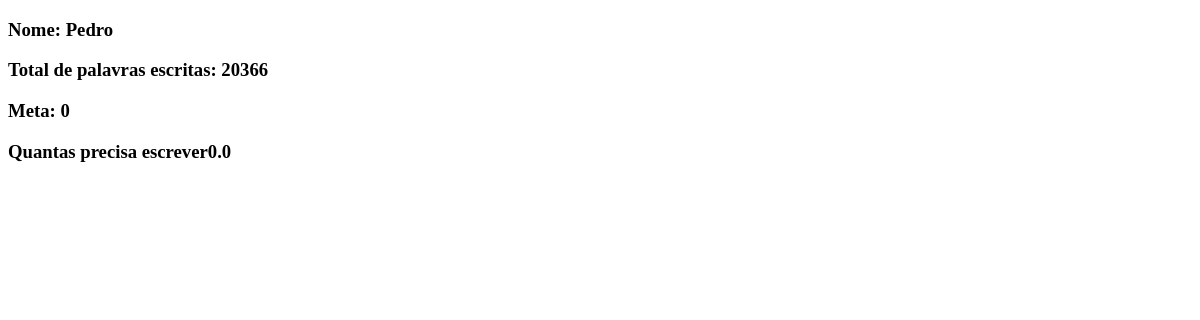
Page /work/2 on the earlier database version.
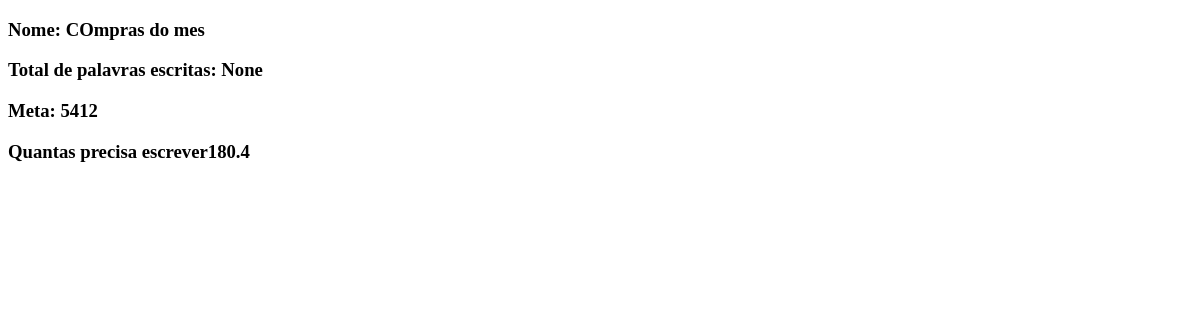
Same page on the later database version.
### tables this page shows
CREATE TABLE work (
        codwork INTEGER PRIMARY KEY AUTOINCREMENT,
        nome TEXT not null,
        word_total INTEGER
    , meta INTEGER);

### app.py (the view)
@app.route('/work/<id>')
def hello(id):
    project = work.view_work(id)
    daily = work.diaria(id)
    print(id)
    project_data = {
        "name": project[1],
        "total": project[2],
        "goal": project[3],
        "diaria": daily
    }
    return render_template('project.html', proje=project_data)

### work.py (called while the page is built)
def view_work(id):
    conn = sqlite3.connect('database.db')
    cursor = conn.cursor()
    cursor.execute(f"select * from work where codwork = '{id}' ")
    work = cursor.fetchall()
    conn.commit()
    conn.close()
    return work[0]

def to_write(id):
    conn = sqlite3.connect('database.db')
    cursor = conn.cursor()
    apossentado = cursor.execute(f"select w.meta  from work w where w.codwork = {id}")
    isso = apossentado.fetchone()
    conn.commit()
    conn.close()
    return isso[0]

def diaria(id):
    return float(to_write(id)/30)

### templates/project.html (shortened to what this page needs)
<!DOCTYPE html>
<html lang="en">
<head>
</head>
<body>
    <h3 >Nome: {{proje.name}}</h3>
    <h3>Total de palavras escritas: {{proje.total}}</h3>
    <h3>Meta: {{proje.goal}}</h3>
    <h3>Quantas precisa escrever{{proje.diaria}}</h3>
</body>
</html>

Differences in the rows shown:
changed work: name "Pedro" → "COmpras do mes"; goal (not shown) → "5412"; total "20366" → (not shown)
Other differences:
{{ proje.total }}: (not shown) → "None"
{{ proje.diaria }}: "0.0" → "180.4"
{{ proje.goal }}: "0" → (not shown)
